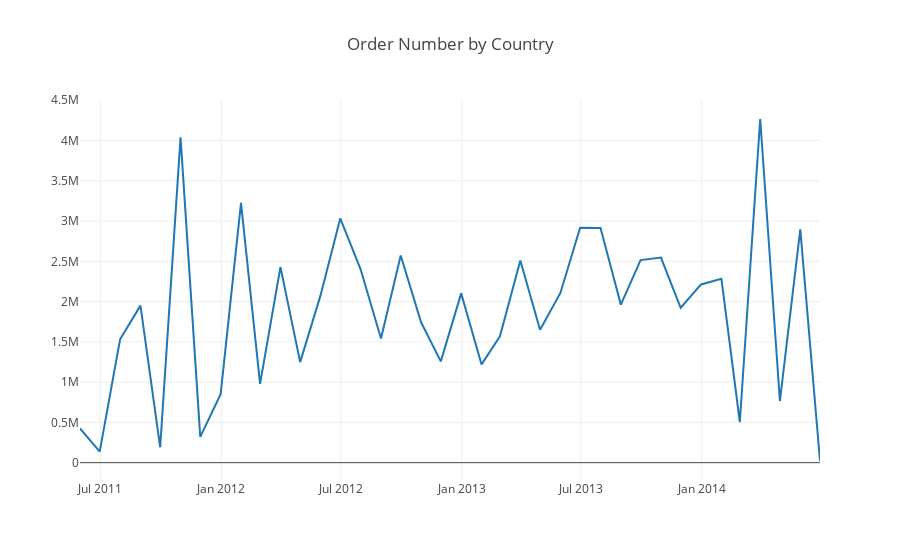

This figure's notebook cell:
### Code cell
data=[go.Scatter(x=df_US.index,
    y= df_US['TotalDue'])]
layout=go.Layout(title="Order Number by Country")
fig=go.Figure(data, layout)
iplot(fig)
